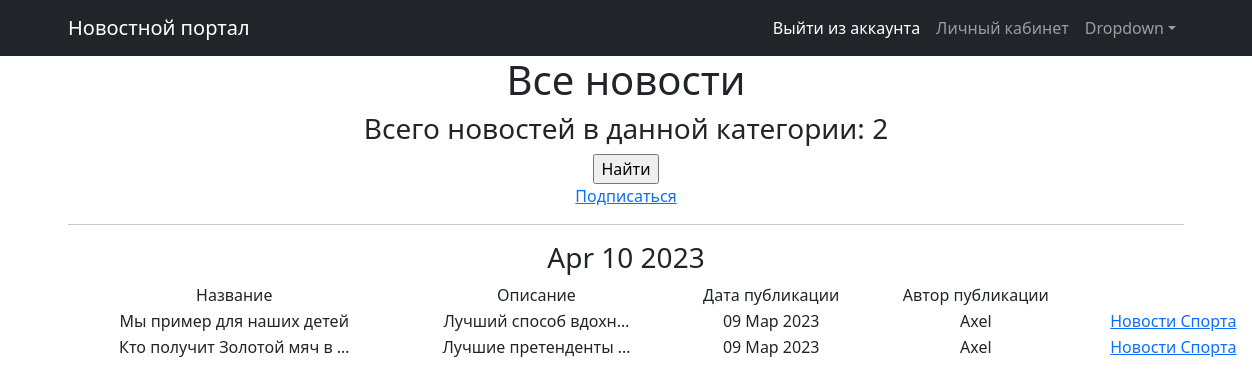
Page /news/categories/1 on the earlier database version.
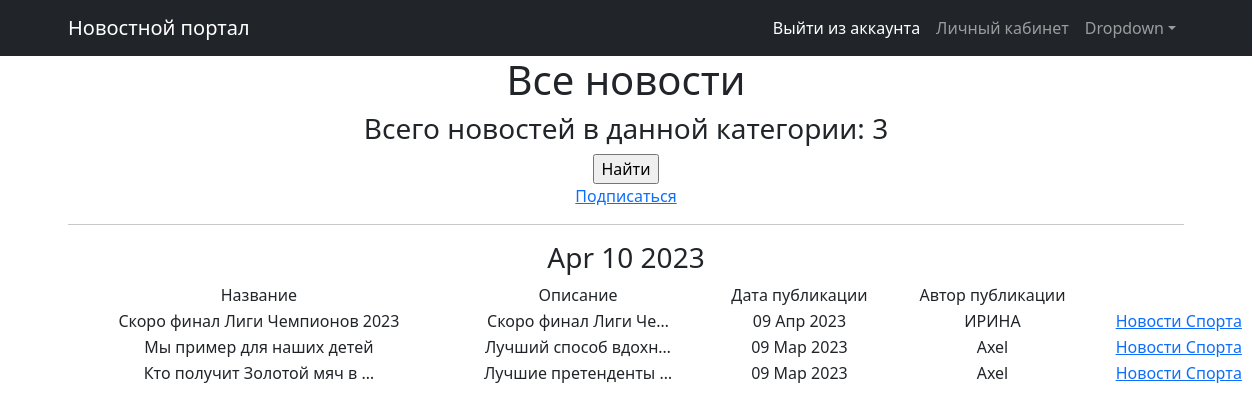
Same page on the later database version.
### news/models.py (models this page shows, shortened)
class Post(models.Model):
    author = models.ForeignKey(Author, on_delete=models.CASCADE)
    NEWS = 'NW'
    ARTICLE = 'AR'
    CATEGORY_CHOICES = (
        (NEWS, 'Новость'),
        (ARTICLE, 'Статья'),
    )
    categoryType = models.CharField(max_length=2, choices=CATEGORY_CHOICES, default=ARTICLE)
    dateCreation = models.DateTimeField(auto_now_add=True)
    postCategory = models.ManyToManyField(Category, through='PostCategory')
    title = models.CharField(max_length=128)
    text = models.TextField()
    rating = models.SmallIntegerField(default=0)

class Author(models.Model):
    authorUser = models.OneToOneField(User, on_delete=models.CASCADE)
    ratingAuthor = models.SmallIntegerField(default=0)
    def __str__(self):
        return self.authorUser.username

class Category(models.Model):
    name = models.CharField(max_length=64, unique=True)
    subscribers = models.ManyToManyField(User, related_name='categories')
    def __str__(self):
        return self.name.title()

### news/views.py (the view)
# urls.py: path('categories/<int:pk>', CategoryListView.as_view(), name='category_list'),
class CategoryListView(ListView):
    model = Post
    template_name = 'category_list.html'
    context_object_name = 'category_news_list'
    def get_queryset(self):
        self.category = get_object_or_404(Category, id=self.kwargs['pk'])
        queryset = Post.objects.filter(postCategory=self.category).order_by('-dateCreation')
        return queryset
    def get_context_data(self, **kwargs):
        context = super().get_context_data(**kwargs)
        context['is_not_subscriber'] = self.request.user not in self.category.subscribers.all()
        context['is_subscriber'] = self.request.user in self.category.subscribers.all()
        context['category'] = self.category
        return context

### news/templatetags/custom_filters.py (called while the page is built)
@register.filter()
def censor(text):
    censor_words = [
        'редиска', 'Убийство', 'Война', 'ИГИЛ'
    ]
    if type(text) != str:
        raise TypeError('Данные не являются строкой')
    for word in text.split():
        if word in censor_words:
            text = text.replace(word, f"{word[0]}{'*' * (len(word) - 1)}")
    return f'{text}'

### news/templatetags/custom_tags.py (called while the page is built)
@register.simple_tag()
def current_time(format_string='%b %d %Y'):
    return datetime.utcnow().strftime(format_string)

### templates/category_list.html (shortened to what this page needs)
{% extends 'flatpages/default.html' %}
{% load custom_filters %}
{% load custom_tags %}
{% block content %}
    <h1>Все новости</h1>
    <h3>Всего новостей в данной категории: {{ category_news_list|length }}</h3>
    <form action="" method="get">
        <input type="submit" value="Найти" />
    </form>
    {% if is_not_subscriber %}
        <a href="{% url 'subscribe' category.id %}">Подписаться</a>
    {% endif %}
    <hr>
    {% if category_news_list %}
        <h3>{% current_time '%b %d %Y' %}</h3>
        <table align="center" width="1200">
            <tr>
                <tr>
                    <td>Название</td>
                    <td>Описание</td>
                    <td>Дата публикации</td>
                    <td>Автор публикации</td>
                </tr>
                {% for newss in category_news_list %}
                    <tr>
                        <td>{{ newss.title|censor|truncatewords:5 }}</td>
                        <td>{{ newss.text|censor|truncatechars:20 }}</td>
                        <td>{{ newss.dateCreation|date:' d M Y' }}</td>
                        <td>{{ newss.author }}</td>
                        <td>
                            {% for category in newss.postCategory.all %}
                                <a href="{% url 'category_list' category.id %}">{{ category }}</a>
                            {% endfor %}
                        </td>
                    </tr>
                {% endfor %}
        </table>
    {% else %}
        <h2>Новостей нет!</h2>
    {% endif %}
{% endblock content %}

Differences in the rows shown:
added Post: title|censor "Скоро финал Лиги Чемпионов 2023", text|censor "Скоро финал Лиги Че…", dateCreation "09 Апр 2023", author "ИРИНА", Category (name "Новости Спорта")
Other differences:
{{ category_news_list|length }}: "2" → "3"
